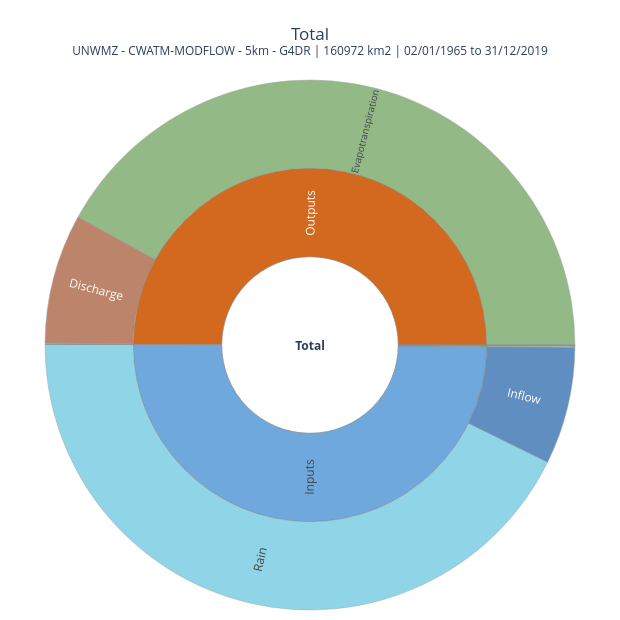

Notebook code for this chart:
### Code cell
# cell no 09: Total water cycle (with inflow and MODFLOW buffer if on)
name = "Total"
sunburst(name, part_terms(parts[name])).show()

### Figure 1 — Plotly figure (JSON) as saved in the notebook; plotly's stock layout.template omitted (floating-point values rounded to 4 significant figures)
{"data": [{"branchvalues": "total", "customdata": ["inputs 78410.78 mm (1426 mm/yr)<br>balance error +0.4180 mm", "78244.57 mm<br>1422.8 mm/yr<br>99.79 % of inputs", "67029.509 mm<br>1218.8 mm/yr<br>85.49 % of inputs", "11215.056 mm<br>203.9 mm/yr<br>14.30 % of inputs", "166.21 mm<br>3.0 mm/yr<br>0.21 % of inputs", "61.433 mm<br>1.1 mm/yr<br>0.08 % of inputs", "96.120 mm<br>1.7 mm/yr<br>0.12 % of inputs", "8.662 mm<br>0.2 mm/yr<br>0.01 % of inputs", "78358.27 mm<br>1424.8 mm/yr<br>99.93 % of inputs", "42.953 mm<br>0.8 mm/yr<br>0.05 % of inputs", "65837.264 mm<br>1197.1 mm/yr<br>83.96 % of inputs", "12380.781 mm<br>225.1 mm/yr<br>15.79 % of inputs", "94.985 mm<br>1.7 mm/yr<br>0.12 % of inputs", "2.286 mm<br>0.0 mm/yr<br>0.00 % of inputs", "52.09 mm<br>0.9 mm/yr<br>0.07 % of inputs", "41.781 mm<br>0.8 mm/yr<br>0.05 % of inputs", "10.312 mm<br>0.2 mm/yr<br>0.01 % of inputs", "+0.4180 mm (+5.3e-06 of inputs)"], "hovertemplate": "<b>%{label}</b><br>%{customdata}<extra></extra>", "ids": ["<b>Total</b>", "Total/In", "Total/In/Rain", "Total/In/Inflow", "Total/S-", "Total/S-/Soil moisture", "Total/S-/Lakes/reservoirs", "Total/S-/other (small)", "Total/Out", "Total/Out/Recharge moved by the grid (neg.)", "Total/Out/Evapotranspiration", "Total/Out/Discharge", "Total/Out/Non-irrigation consumption", "Total/Out/other (small)", "Total/S+", "Total/S+/Channels", "Total/S+/other (small)", "Total/err"], "insidetextorientation": "radial", "labels": ["<b>Total</b>", "Inputs", "Rain", "Inflow", "Storage (out)", "Soil moisture", "Lakes/reservoirs", "other (small)", "Outputs", "Recharge moved by the grid (neg.)", "Evapotranspiration", "Discharge", "Non-irrigation consumption", "other (small)", "Storage (into)", "Channels", "other (small)", "Balance error"], "marker": {"colors": ["#ffffff", "#6fa8dc", "#60C4DE", "#1f5fa8", "#7fd8b5", "#7fd8b5", "#7fd8b5", "#7fd8b5", "#d2691e", "#d2691e", "#669C53", "#a0522d", "#d2691e", "#d2691e", "#00CC96", "#00CC96", "#00CC96", "#ffffff"], "line": {"color": "#888", "width": 0.5}}, "parents": ["", "<b>Total</b>", "Total/In", "Total/In", "<b>Total</b>", "Total/S-", "Total/S-", "Total/S-", "<b>Total</b>", "Total/Out", "Total/Out", "Total/Out", "Total/Out", "Total/Out", "<b>Total</b>", "Total/S+", "Total/S+", "<b>Total</b>"], "type": "sunburst", "values": [156800.0, 78240.0, 67030.0, 11220.0, 166.2, 61.43, 96.12, 8.662, 78360.0, 42.95, 65840.0, 12380.0, 94.99, 2.286, 52.09, 41.78, 10.31, 0.418]}], "layout": {"height": 620, "margin": {"b": 10, "l": 10, "r": 10, "t": 80}, "title": {"text": "Total<br><sup>UNWMZ - CWATM-MODFLOW - 5km - G4DR | 160972 km2 | 02/01/1965 to 31/12/2019</sup>", "x": 0.5}, "width": 620}}
